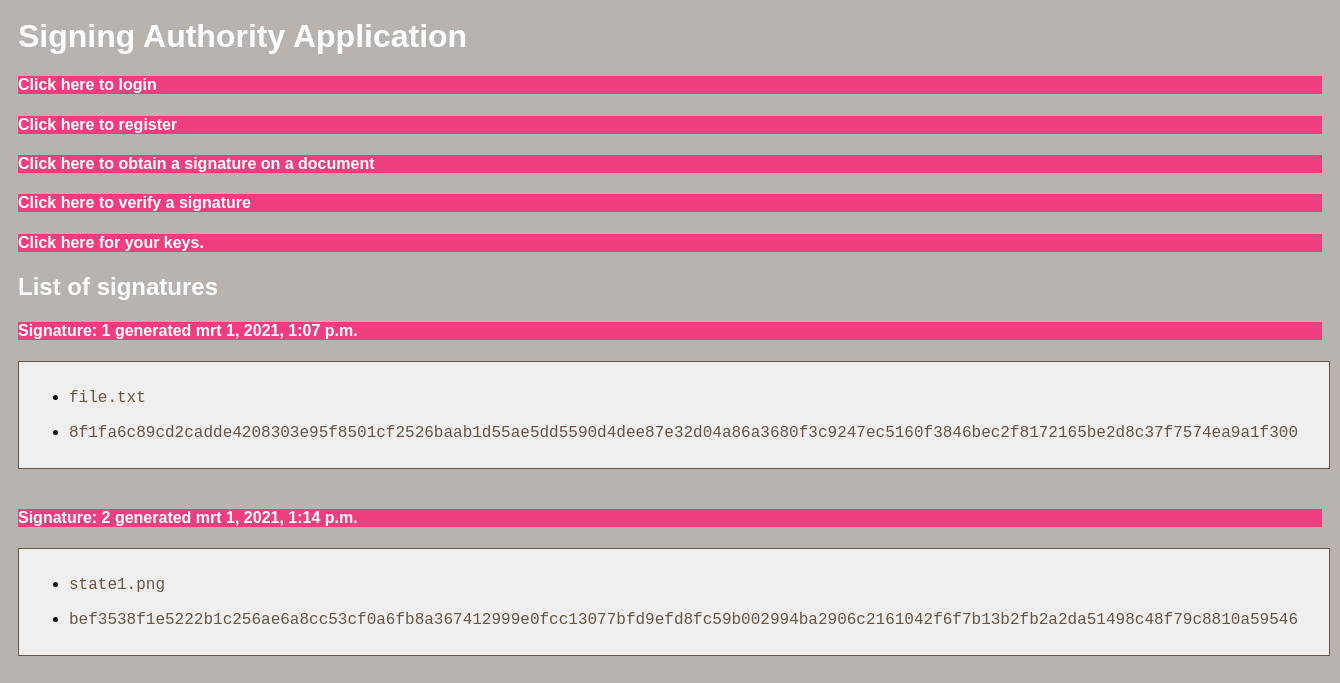
The page / on the database its author committed.
### ou/models.py (models this page shows, shortened)
class Signatures(models.Model):
    key_used = models.ForeignKey(Keys, on_delete=models.CASCADE)
    """key_used: reference to the key of the Keys-model"""
    file_name = models.CharField(max_length=100)
    """file_name: file name on the filesystem"""
    digest = models.CharField(max_length=512)
    """digest: hash value of the file"""
    salt = models.CharField(max_length=128)
    """salt: string used for salting the encryption algorithm"""
    signature = models.CharField(max_length=512)
    """signature: the calculated signature"""
    time_stamp = models.DateTimeField('date signed')
    """time_stamp: the timestamp of signing"""

### ou/views.py (the view)
# urls.py: re_path(r'^$', IndexView.as_view(), name='index'),
class IndexView(generic.ListView):
    template_name = 'ou/index.html'
    context_object_name = 'latest_signature_list'
    def get_queryset(self):
        return Signatures.objects.all()

### ou/templates/ou/index.html (shortened to what this page needs)
{% load static %}
<link rel="stylesheet" type="text/css" href="{% static 'ou/style.css' %}">
<h1>Signing Authority Application</h1>
{% if user.is_authenticated %}
    <p><a href="{% url 'users:logout' %}"><h4>Click here to logout</h4></a></p>
{% else %}
    <p><a href="{% url 'users:login' %}"><h4>Click here to login</h4></a></p>
    <p><a href="{% url 'users:register_user' %}"><h4>Click here to register</h4></a></p>
{% endif %}
<p><a href="{% url 'ou:sign' %}"><h4>Click here to obtain a signature on a document</h4></a></p>
<p><a href="{% url 'ou:verify' %}"><h4>Click here to verify a signature</h4></a></p>
<p><a href="{% url 'ou:keys2' %}"><h4>Click here for your keys.</h4></a></p>
<h2>List of signatures</h2>
{% if latest_signature_list %}
    {% for s in latest_signature_list %}
<h4>Signature: {{ s.id }} generated {{ s.time_stamp }}</a></h4>
    <div class="page">        <ul>
            <li><p class="signature">{{ s.file_name }}</p></li>
            <li><p class="signature">{{ s.signature }}</p></li>
        </ul></div><br>
    {% endfor %}
{% else %}
    <p>No signatures available.</p>
{% endif %}

### ou/static/ou/style.css (style rules this page uses)
.page { border: 1px solid #665544; background-color: #efefef; padding: inherit; padding-right: 1300px; }
h1, h2 { color: rgb(255, 255, 255); }
h4 { color: white; background-color: #ee3e80; }
p { color: #665544; }
p.signature { font-family: "Courier New", monospace; }
a:link { color: white; text-decoration: none; }

### rows shown on the page
Signatures: id "1", time_stamp "mrt 1, 2021, 1:07 p.m.", file_name "file.txt", signature "8f1fa6c89cd2cadde4208303e95f8501cf2526baab1d55ae5dd5590d4dee87e32d04a86a3680f3c9247ec5160f3846bec2f8172165be2d8c37f7574ea9a1f300"
Signatures: id "2", time_stamp "mrt 1, 2021, 1:14 p.m.", file_name "state1.png", signature "bef3538f1e5222b1c256ae6a8cc53cf0a6fb8a367412999e0fcc13077bfd9efd8fc59b002994ba2906c2161042f6f7b13b2fb2a2da51498c48f79c8810a59546"
